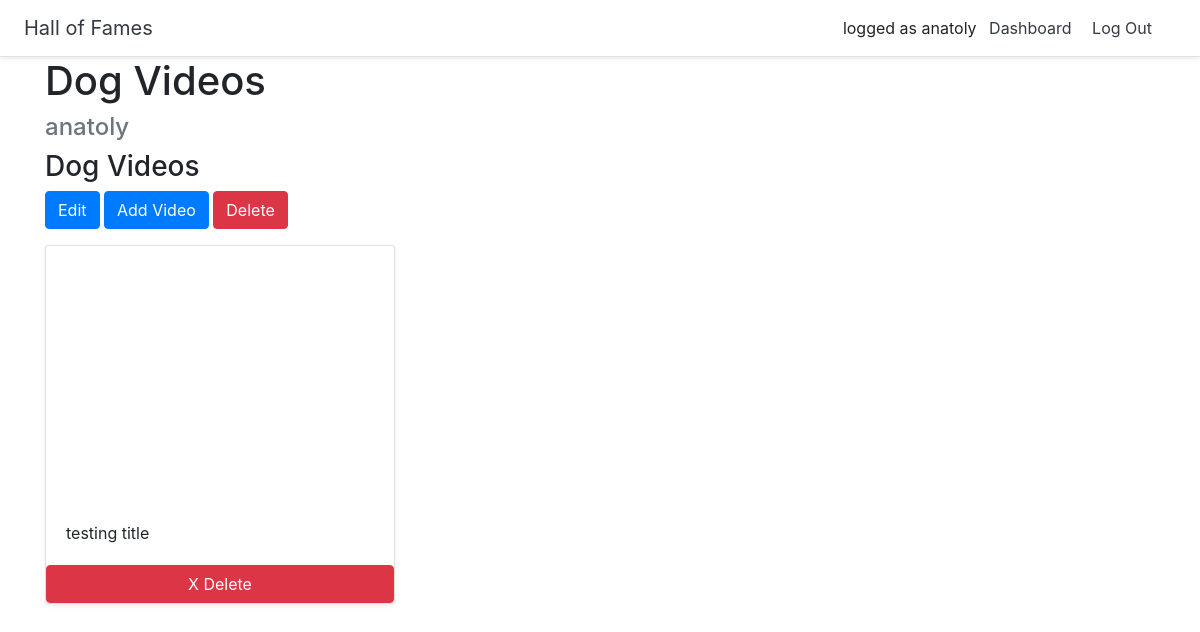
Page /hof/3/ (signed in) on the earlier database version.
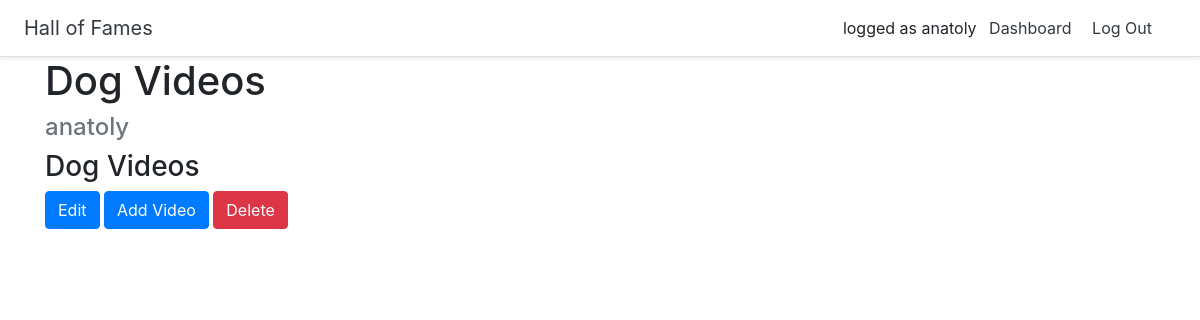
Same page on the later database version.
### halls/models.py (models this page shows, shortened)
class Video(models.Model):
    title = models.CharField(max_length=255)
    url = models.URLField()
    youtube_id = models.CharField(max_length=255)
    hall = models.ForeignKey(Hall, on_delete=models.CASCADE)

### halls/views.py (the view)
# urls.py: path('hof/<int:pk>/', views.DetailHall.as_view(), name='detail_hall'),
class DetailHall(generic.DetailView):
    model = Hall
    template_name = 'halls/detail_hall.html'

### halls/templates/halls/detail_hall.html
{% extends 'halls/base.html' %}
{% block content %}
<div class="container">
    <h1>{{ hall.title }}</h1>
    <h4 class="text-muted">{{ hall.user.username }}</h4>
    <h3>{{ hall.title }}</h3>
    {% if user.id == hall.user.id %}
    <a href="{% url 'update_hall' hall.id %}" class="btn btn-primary">Edit</a>
    <a href="{% url 'add_video' hall.id %}" class="btn btn-primary">Add Video</a>
    <a href="{% url 'delete_hall' hall.id %}" class="btn btn-danger">Delete</a>
    {% endif %}
     <div class="row">
        {% for video in hall.video_set.all %}
          <div class="col-md-4 mt-3">
            <div class="card mb-4 shadow-sm">
                <iframe width="100%" height="255" src="https://www.youtube.com/embed/{{ video.youtube_id }}" frameborder="0" allow="accelerometer; autoplay; encrypted-media; gyroscope; picture-in-picture" allowfullscreen></iframe>
                <div class="card-body"><p class="card-text">{{ video.title }}</p></div>
                {% if user.id == hall.user.id %}
                <a href="{% url 'delete_video' video.id %}" class="btn btn-danger">X Delete</a>
                {% endif %}
        </div>
          </div>
        {% endfor %}
      </div>
</div>
{% endblock %}

Differences in the rows shown:
removed Video: title "testing title"
